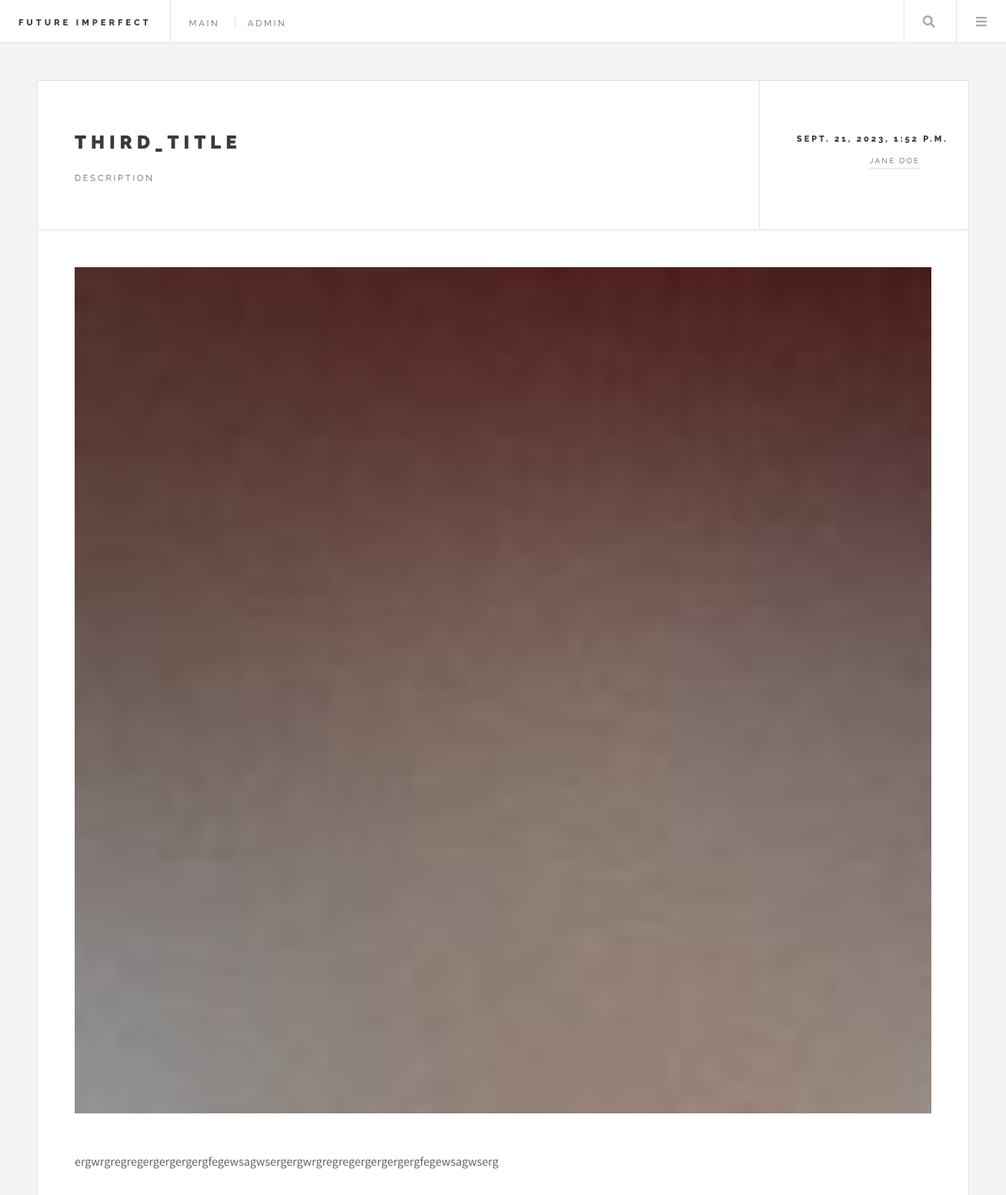
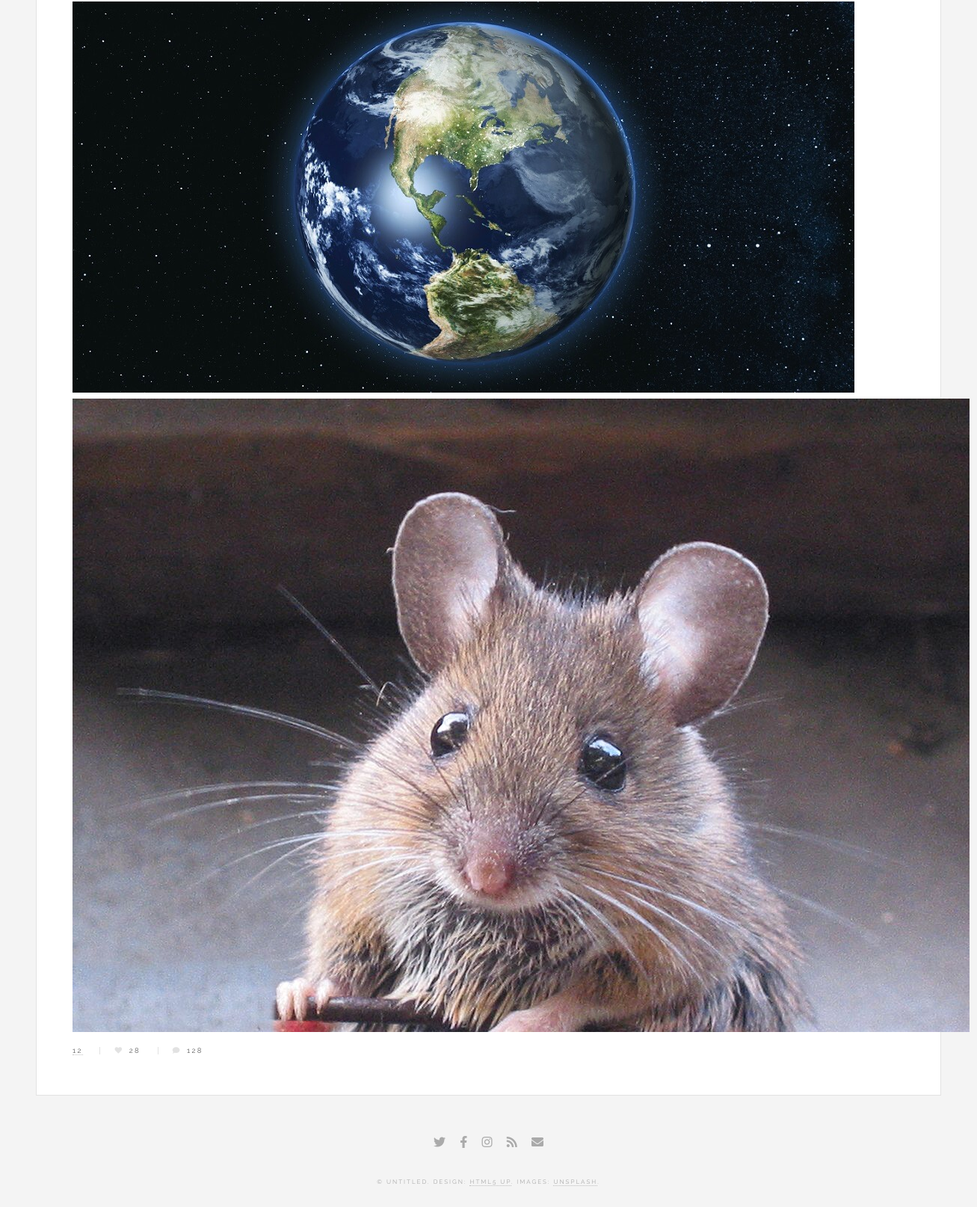
Page /single/3 on the committed database (2 pictures, top to bottom).
### app/models.py (models this page shows, shortened)
class News(models.Model):
    title  = models.CharField(max_length=500)
    description = models.CharField(max_length=500)
    main_img = models.ImageField()
    text = models.TextField()
    created_at = models.DateTimeField(auto_now_add=True,editable = False)
    counter = models.IntegerField(editable=False,default=0,blank=True,null=True)
    author = models.ForeignKey(settings.AUTH_USER_MODEL,on_delete=models.CASCADE)

class NewsImages(models.Model):
    newsObject = models.ForeignKey(News,on_delete=models.CASCADE)
    image = models.ImageField()

### app/views.py (the view)
# urls.py: path('single/<int:id>', single, name='single'),
def single(request,id):
    row = News.objects.get(id = id)
    row.counter += 1
    row.save()
    images = NewsImages.objects.filter(newsObject_id = id)
    context={
       'i':row,
       'images':images
    }
    return render(request,'single.html',context)

### app/templates/single.html (shortened to what this page needs)
{% load static%}
<!DOCTYPE html>
<html lang="en">
<head>
    <link rel="stylesheet" href="{% static 'assets/css/main.css' %}">
</head>
<body class="single">
			<div id="wrapper">
					<header id="header">
						<h1><a href="http://127.0.0.1:8000/">Future Imperfect</a></h1>
						<nav class="links">
							<ul>
							    <li><a href="http://127.0.0.1:8000/">Main</a></li>
                                <li><a href="/admin">admin</a></li>
							</ul>
						</nav>
						<nav class="main">
							<ul>
								<li class="search">
									<a class="fa-search" href="#search">Search</a>
								</li>
								<li class="menu">
									<a class="fa-bars" href="#menu">Menu</a>
								</li>
							</ul>
						</nav>
					</header>
					<div id="main">
							<article class="post">
								<header>
									<div class="title">
										<h2><a href="#">{{ i.title }}</a></h2>
										<p>{{i.description}}</p>
									</div>
									<div class="meta">
										<time class="published" datetime="2015-11-01">{{i.created_at}}</time>
										<a href="#" class="author"><span class="name">Jane Doe</span></a>
									</div>
								</header>
								<span class="image featured"><img src="{{i.main_img.url}}" alt=""></span>
								<p>{{i.text}} </p>
								{% for i in images%}
								   <img src="{{i.image.url}}" alt="">
								   <br>
								{% endfor %}
								<footer>
									<ul class="stats">
										<li><a href="#">{{i.counter}}</a></li>
										<li><a href="#" class="icon solid fa-heart">28</a></li>
										<li><a href="#" class="icon solid fa-comment">128</a></li>
									</ul>
								</footer>
							</article>
					</div>
					<section id="footer">
						<ul class="icons">
							<li><a href="#" class="icon brands fa-twitter"><span class="label">Twitter</span></a></li>
							<li><a href="#" class="icon brands fa-facebook-f"><span class="label">Facebook</span></a></li>
							<li><a href="#" class="icon brands fa-instagram"><span class="label">Instagram</span></a></li>
							<li><a href="#" class="icon solid fa-rss"><span class="label">RSS</span></a></li>
							<li><a href="#" class="icon solid fa-envelope"><span class="label">Email</span></a></li>
						</ul>
						<p class="copyright">© Untitled. Design: <a href="http://html5up.net">HTML5 UP</a>. Images: <a href="http://unsplash.com">Unsplash</a>.</p>
					</section>
			</div>
</body>
</html>

### rows in the picture
News: title "THIRD_TITLE", description "DESCRIPTION", created_at "SEPT. 21, 2023, 1:52 P.M.", main_img (picture), text "ergwrgregregergergergergfegewsagwsergergwrgregregergergergergfegewsagwserg", counter "12"
NewsImages: image (picture)
NewsImages: image (picture)
